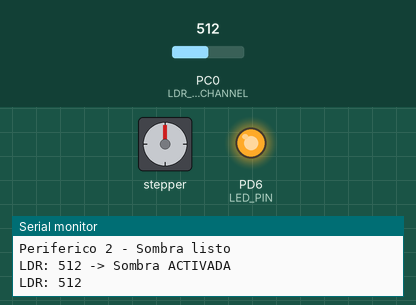
Bench run of a program on a simulated ATmega328P, built with avr-gcc and emulated at 16 MHz. Shown: stepper motor, output pins drawn as LEDs (lit = HIGH), the last lines printed to the serial monitor. Wiring (inferred from the names in the program): stepper motor (2048 steps per turn assumed): coils PD2, PD3, PD4, PD5. Inputs (shaded band) come from the test bench; at power-on: PC0 (LDR_ADC_CHANNEL) = 512. Pins used as bus, display or sensor lines are not drawn.

Above: at 2.8 s.
2.9 s: PC0 (LDR_ADC_CHANNEL) set to 23
7.1 s: PC0 (LDR_ADC_CHANNEL) set to 18
11.3 s: PC0 (LDR_ADC_CHANNEL) set to 47
At 14.7 s:
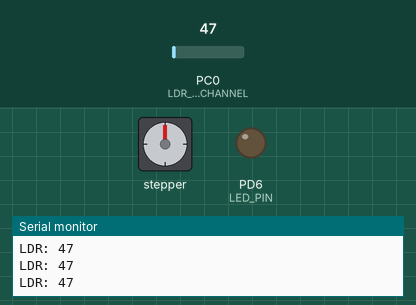
15.5 s: PC0 (LDR_ADC_CHANNEL) set to 56
At 17.4 s:
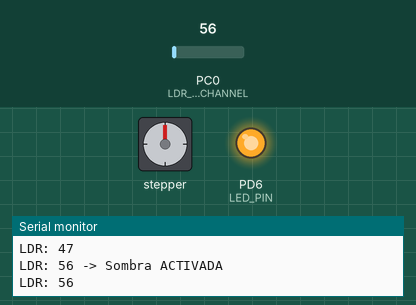
19.7 s: PC0 (LDR_ADC_CHANNEL) set to 10
At 20.4 s:
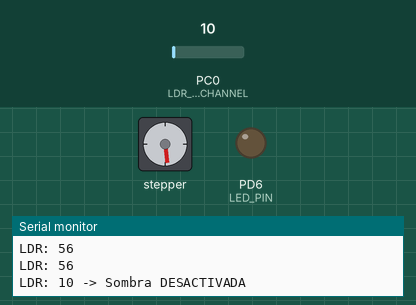
23.9 s: PC0 (LDR_ADC_CHANNEL) set to 60
At 30.6 s:
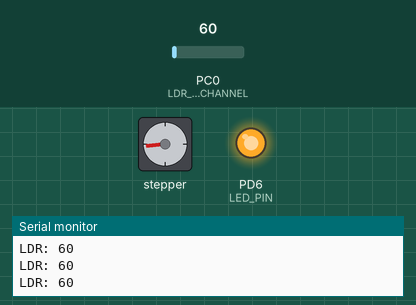
Timing chart, 0 to 31.5 s (numbered marks = the images above; inputs shaded):
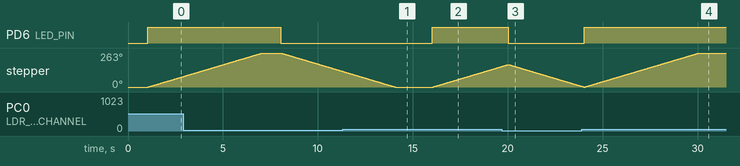

The program:

main.c
```c
/*
 * - Nano Periferico 2 (Clima / Sombra)
 *
 * Proyecto Invernadero - BE3029 Electronica Digital 2
 * Juan Daniel Sandoval 24209 y Fernando Guzman 24734
 *
 * Este nodo mide el nivel de luz con el LDR y controla el stepper que
 * despliega o retrae la malla de sombra. Por defecto decide solo (modo
 * automatico, con la histeresis del LDR de siempre); si el Master le
 * manda un comando de encender o apagar por I2C, pasa a obedecer ese
 * comando en vez de decidir con el sensor (modo manual, controlado
 * desde Adafruit IO). Reporta el nivel de luz y el estado de la sombra
 * al Master cada vez que este lo pide por I2C.
 */

#define F_CPU 16000000UL
#include <avr/io.h>
#include <avr/interrupt.h>
#include "adc.h"
#include "ldr_sensor.h"
#include "stepper.h"
#include "led.h"
#include "uart.h"
#include "timer.h"
#include "twi_slave.h"

#define INTERVALO_LECTURA_MS 1000UL

// Direccion I2C de este nodo, la que quedo asignada en el documento de
// pineado para el periferico de clima.
#define DIRECCION_I2C_PROPIA 0x09

// Comandos que puede mandar el Master por I2C. AUTO le devuelve el
// control al sensor local; ENCENDER/APAGAR son ordenes directas que
// solo se obedecen mientras dure el modo manual.
#define CMD_ACTUADOR_APAGAR 0x00
#define CMD_ACTUADOR_ENCENDER 0x01
#define CMD_ACTUADOR_AUTO 0x02

int main(void)
{
	ADC_init();
	LED_init();
	Stepper_init();
	UART_init();
	Timer_init();
	TWI_slave_init(DIRECCION_I2C_PROPIA);
	sei();
	UART_print("Periferico 2 - Sombra listo\r\n");

	uint8_t sombra_activa = 0;
	uint32_t ultima_lectura = millis();

	// Arranca en automatico (modo_manual = 0) hasta que llegue una
	// orden del Master que diga lo contrario.
	uint8_t modo_manual = 0;
	while (1)
	{
		uint32_t ahora = millis();

		// Se revisa en cada vuelta del loop (no solo cuando toca leer
		// el sensor) para que un cambio de modo o una orden manual se
		// apliquen al toque.
		if (TWI_slave_hay_comando())
		{
			uint8_t comando = TWI_slave_leer_comando();
			if (comando == CMD_ACTUADOR_AUTO)
			{
				// Si se venia de manual, se retrae la sombra antes de
				// devolver el control al sensor, para no dejarla
				// desplegada arrastrando un estado viejo.
				if (modo_manual)
				{
					Stepper_set_objetivo(0);
					LED_off();
					sombra_activa = 0;
					UART_print("Modo AUTOMATICO\r\n");
				}
				modo_manual = 0;
			}
			else if (comando == CMD_ACTUADOR_ENCENDER || comando == CMD_ACTUADOR_APAGAR)
			{
				modo_manual = 1;
				sombra_activa = (comando == CMD_ACTUADOR_ENCENDER);
				if (sombra_activa)
				{
					Stepper_set_objetivo(STEPPER_PASOS_SOMBRA);
					LED_on();
					UART_print("Modo MANUAL - Sombra ACTIVADA\r\n");
				}
				else
				{
					Stepper_set_objetivo(0);
					LED_off();
					sombra_activa = 0;
					UART_print("Modo MANUAL - Sombra DESACTIVADA\r\n");
				}
			}
		}
		if ((ahora - ultima_lectura) >= INTERVALO_LECTURA_MS)
		{
			ultima_lectura = ahora;
			uint16_t valor = LDR_read_raw();
			UART_print("LDR: ");
			UART_print_int((int16_t)valor);

			// La logica automatica de siempre (histeresis del LDR),
			// pero solo corre si no estamos en modo manual.
			if (!modo_manual)
			{
				uint8_t necesita_sombra = LDR_necesita_sombra(valor, sombra_activa);
				if (necesita_sombra && !sombra_activa)
				{
					Stepper_set_objetivo(STEPPER_PASOS_SOMBRA);
					LED_on();
					sombra_activa = 1;
					UART_print(" -> Sombra ACTIVADA\r\n");
				}
				else if (!necesita_sombra && sombra_activa)
				{
					Stepper_set_objetivo(0);
					LED_off();
					sombra_activa = 0;
					UART_print(" -> Sombra DESACTIVADA\r\n");
				}
				else
				{
					UART_print("\r\n");
				}
			}
			else
			{
				UART_print("\r\n");
			}

			// El paquete que lee el Master: nivel de luz crudo (partido
			// en 2 bytes porque el ADC llega hasta 1023 y no cabe en
			// uno solo), y el estado real de la sombra.
			uint8_t paquete[3];
			paquete[0] = (uint8_t)(valor >> 8);
			paquete[1] = (uint8_t)(valor & 0xFF);
			paquete[2] = sombra_activa;
			TWI_slave_set_buffer(paquete, 3);
		}
		Stepper_update(ahora);
	}
	return 0;
}
```

Adc.c
```c
/*
 * Adc.c
 *
 * Created: 1/08/2026 01:59:52
*  Proyecto Invernadero - BE3029 Electronica Digital 2
* Juan Daniel Sandoval 24209 y Fernando Guzman 24734
 */
#include "adc.h"

void ADC_init(void)
{
	// AVCC (5V) como referencia.
	ADMUX = (1 << REFS0);

	// Prescaler 128 -> reloj del ADC en 125kHz, dentro del rango recomendado.
	ADCSRA = (1 << ADEN) | (1 << ADPS2) | (1 << ADPS1) | (1 << ADPS0);
}

uint16_t ADC_read(uint8_t canal)
{
	ADMUX = (ADMUX & 0xF0) | (canal & 0x0F);
	ADCSRA |= (1 << ADSC);
	while (ADCSRA & (1 << ADSC));
	return ADC;
}
```

Adc.h
```c
/*
 * Adc.h
 *
 * Created: 1/08/2026 01:59:19
*  Proyecto Invernadero - BE3029 Electronica Digital 2
* Juan Daniel Sandoval 24209 y Fernando Guzman 24734
 */

#ifndef ADC_H
#define ADC_H

#include <avr/io.h>
#include <stdint.h>

void ADC_init(void);
uint16_t ADC_read(uint8_t canal);

#endif
```

Ldr_sensor.c
```c
/*
 * Ldr_sensor.c
 *
 * Created: 1/08/2026 01:56:18
*  Proyecto Invernadero - BE3029 Electronica Digital 2
* Juan Daniel Sandoval 24209 y Fernando Guzman 24734
 */

#include "ldr_sensor.h"
#include "adc.h"

uint16_t LDR_read_raw(void)
{
	return ADC_read(LDR_ADC_CHANNEL);
}

uint8_t LDR_necesita_sombra(uint16_t valor_actual, uint8_t sombra_actual_activa)
{
	// Histeresis con 2 umbrales: si la sombra esta apagada, hace falta
	// subir hasta el umbral de activar (mucha luz) para prenderla; si ya
	// esta prendida, tiene que bajar hasta el umbral de desactivar (poca
	// luz) para que se retraiga. El rango entre ambos evita que el motor
	// este yendo y viniendo cuando la lectura anda justo en el limite.
	if (!sombra_actual_activa)
	{
		return (valor_actual > LDR_UMBRAL_ACTIVAR) ? 1 : 0;
	}
	else
	{
		return (valor_actual > LDR_UMBRAL_DESACTIVAR) ? 1 : 0;
	}

}
```

Ldr_sensor.h
```c
/*
 * Ldr_sensor.h
 *
 * Created: 1/08/2026 01:54:16
 *  Proyecto Invernadero - BE3029 Electronica Digital 2
 * Juan Daniel Sandoval 24209 y Fernando Guzman 24734
 */

#ifndef LDR_SENSOR_H
#define LDR_SENSOR_H

#include <stdint.h>

#define LDR_ADC_CHANNEL 0

// =====================================================================
// CALIBRACION DEL LDR
// =====================================================================
// Cableado: LDR entre 5V y el nodo A0, resistencia de 10k entre A0 y GND.
// Con esa configuracion, mientras mas luz le pega al LDR, su resistencia
// baja, cae menos voltaje sobre el LDR, y el nodo A0 queda mas cerca de
// 5V -> el numero que lee el ADC SUBE con mas luz y BAJA con poca luz.
//
// Comportamiento que queremos: mucha luz activa la sombra, poca luz la
// retrae. Por eso aqui se compara con ">" y no con "<".
//
// Para calibrar:se debe tapar el LDR con la mano y anotar el numero que sale por
// UART (eso es "poca luz"), luego destapar bajo luz normal de cuarto y
// anota ese otro numero ("mucha luz"). Poner el umbral de activar un poco
// abajo del numero de "mucha luz", y el de desactivar un poco abajo de
// ese, dejando un rango entre los 2 (no pegados) para que no este
// prendiendo y apagando el motor en cada lectura.
#define LDR_UMBRAL_ACTIVAR    50   // por ARRIBA de este valor se activa sombra
#define LDR_UMBRAL_DESACTIVAR 20   // por DEBAJO de este valor se retrae sombra
// =====================================================================

uint16_t LDR_read_raw(void);
uint8_t LDR_necesita_sombra(uint16_t valor_actual, uint8_t sombra_actual_activa);

#endif
```

Led.c
```c
/*
 * Led.c
 *
 * Created: 1/08/2026 01:58:47
 *  Proyecto Invernadero - BE3029 Electronica Digital 2
 * Juan Daniel Sandoval 24209 y Fernando Guzman 247347
 */
#include "led.h"

void LED_init(void)
{
	LED_DDR |= (1 << LED_PIN);
	LED_PORT &= ~(1 << LED_PIN);
}

void LED_on(void)
{
	LED_PORT |= (1 << LED_PIN);
}

void LED_off(void)
{
	LED_PORT &= ~(1 << LED_PIN);
}
```

Led.h
```c
/*
 * Led.h
 *
 * Created: 1/08/2026 01:58:26
*  Proyecto Invernadero - BE3029 Electronica Digital 2
* Juan Daniel Sandoval 24209 y Fernando Guzman 24734
 */


#ifndef LED_H
#define LED_H

#include <avr/io.h>

// LED indicador de sombra activa: D6 = PD6.
#define LED_DDR  DDRD
#define LED_PORT PORTD
#define LED_PIN  PD6

void LED_init(void);
void LED_on(void);
void LED_off(void);

#endif
```

Stepper.c
```c
/*
 * Stepper.c
 *
 * Created: 1/08/2026 01:57:47
*  Proyecto Invernadero - BE3029 Electronica Digital 2
* Juan Daniel Sandoval 24209 y Fernando Guzman 24734
 */
#include "stepper.h"

// Secuencia de medio paso (half-step) para el 28BYJ-48 via ULN2003.
// Cada fila son los 4 pines IN1, IN2, IN3, IN4 en ese orden. Usar medio
// paso da mas torque y un giro mas suave que la secuencia de paso completo.
static const uint8_t secuencia[8][4] = {
	{1, 0, 0, 0},
	{1, 1, 0, 0},
	{0, 1, 0, 0},
	{0, 1, 1, 0},
	{0, 0, 1, 0},
	{0, 0, 1, 1},
	{0, 0, 0, 1},
	{1, 0, 0, 1}
};

static int8_t indice_secuencia = 0;
static int32_t posicion_actual = 0;
static int32_t posicion_objetivo = 0;
static uint32_t ultimo_paso_ms = 0;

static void aplicar_paso(uint8_t idx)
{
	if (secuencia[idx][0]) STEPPER_PORT |= (1 << STEPPER_IN1); else STEPPER_PORT &= ~(1 << STEPPER_IN1);
	if (secuencia[idx][1]) STEPPER_PORT |= (1 << STEPPER_IN2); else STEPPER_PORT &= ~(1 << STEPPER_IN2);
	if (secuencia[idx][2]) STEPPER_PORT |= (1 << STEPPER_IN3); else STEPPER_PORT &= ~(1 << STEPPER_IN3);
	if (secuencia[idx][3]) STEPPER_PORT |= (1 << STEPPER_IN4); else STEPPER_PORT &= ~(1 << STEPPER_IN4);
}

static void apagar_bobinas(void)
{
	// Con el motor detenido no hace falta mantener ninguna bobina energizada;
	// apagarlas evita que el driver y el motor se calienten sin necesidad.
	STEPPER_PORT &= ~((1 << STEPPER_IN1) | (1 << STEPPER_IN2) | (1 << STEPPER_IN3) | (1 << STEPPER_IN4));
}

void Stepper_init(void)
{
	STEPPER_DDR |= (1 << STEPPER_IN1) | (1 << STEPPER_IN2) | (1 << STEPPER_IN3) | (1 << STEPPER_IN4);
	apagar_bobinas();
}

void Stepper_set_objetivo(int32_t objetivo_pasos)
{
	posicion_objetivo = objetivo_pasos;
}

void Stepper_update(uint32_t ahora_ms)
{
	// Ya se llego a donde se necesitaba, no hay nada que mover.
	if (posicion_actual == posicion_objetivo)
	{
		return;
	}

	// Todavia no toca dar el siguiente paso.
	if ((ahora_ms - ultimo_paso_ms) < STEPPER_INTERVALO_MS)
	{
		return;
	}

	ultimo_paso_ms = ahora_ms;

	if (posicion_actual < posicion_objetivo)
	{
		// Hay que desplegar sombra: se avanza en la secuencia.
		indice_secuencia++;
		if (indice_secuencia > 7) indice_secuencia = 0;
		posicion_actual++;
	}
	else
	{
		// Hay que regresar a reposo: se retrocede en la secuencia.
		indice_secuencia--;
		if (indice_secuencia < 0) indice_secuencia = 7;
		posicion_actual--;
	}

	aplicar_paso((uint8_t)indice_secuencia);

	// Si con este paso ya se llego al objetivo, se apagan las bobinas.
	if (posicion_actual == posicion_objetivo)
	{
		apagar_bobinas();
	}
}

uint8_t Stepper_esta_en_movimiento(void)
{
	return (posicion_actual != posicion_objetivo);
}

int32_t Stepper_posicion_actual(void)
{
	return posicion_actual;
}
```

Stepper.h
```c
/*
 * Stepper.h
 *
 * Created: 1/08/2026 01:56:52
*  Proyecto Invernadero - BE3029 Electronica Digital 2
* Juan Daniel Sandoval 24209 y Fernando Guzman 24734
 */


#ifndef STEPPER_H
#define STEPPER_H

#include <avr/io.h>
#include <stdint.h>

// Pines hacia el ULN2003 (IN1-IN4): D2, D3, D4, D5.
#define STEPPER_DDR   DDRD
#define STEPPER_PORT  PORTD
#define STEPPER_IN1   PD2
#define STEPPER_IN2   PD3
#define STEPPER_IN3   PD4
#define STEPPER_IN4   PD5

// =====================================================================
// CALIBRACION DEL STEPPER -
// =====================================================================
// PASOS_SOMBRA: cuantos pasos tiene que girar el motor para que la
// cortina/malla quede completamente desplegada. Empieza con un numero
// chico (por ejemplo 200) y ve subiendolo hasta que el recorrido cubra
// justo lo que necesitas en tu maqueta. Si se pasa de largo o no llega,
// solo cambia este numero, no hay que tocar el resto del codigo.
#define STEPPER_PASOS_SOMBRA 3000

// STEPPER_INTERVALO_MS: cuanto se espera entre un paso y el siguiente.
// Con numeros mas chicos gira mas rapido (pero si baja demasiado, el
// motor pierde pasos o se traba); con numeros mas grandes gira mas lento
// pero mas firme. 2-4ms suele ser un buen punto de partida para el 28BYJ-48.
#define STEPPER_INTERVALO_MS 2
// =====================================================================

void Stepper_init(void);

// Define hacia donde tiene que girar para desplegar sombra (target > 0)
// o para regresar a reposo (target = 0). El movimiento real ocurre
// solo, poco a poco, cada vez que se llama Stepper_update().
void Stepper_set_objetivo(int32_t objetivo_pasos);

// Hay que llamar esta funcion en cada vuelta del loop principal.
// Se encarga de dar UN paso cuando ya toca (segun STEPPER_INTERVALO_MS),
// sin bloquear el resto del programa mientras tanto.
void Stepper_update(uint32_t ahora_ms);

uint8_t Stepper_esta_en_movimiento(void);
int32_t Stepper_posicion_actual(void);

#endif
```

Timer.c
```c
/*
 * Timer.c
 *
 * Created: 1/08/2026 02:00:45
*  Proyecto Invernadero - BE3029 Electronica Digital 2
* Juan Daniel Sandoval 24209 y Fernando Guzman 24734
 */
#include "timer.h"
#include <avr/interrupt.h>

static volatile uint32_t ms_counter = 0;

void Timer_init(void)
{
	TCCR0A = (1 << WGM01);
	TCCR0B = (1 << CS01) | (1 << CS00); // prescaler 64
	OCR0A = 249;                        // 250 cuentas de 4us = 1ms
	TIMSK0 = (1 << OCIE0A);
}

ISR(TIMER0_COMPA_vect)
{
	ms_counter++;
}

uint32_t millis(void)
{
	uint32_t valor;
	cli();
	valor = ms_counter;
	sei();
	return valor;
}
```

Timer.h
```c
/*
 * Timer.h
 *
 * Created: 1/08/2026 02:00:16
*  Proyecto Invernadero - BE3029 Electronica Digital 2
* Juan Daniel Sandoval 24209 y Fernando Guzman 24734
 */

#ifndef TIMER_H
#define TIMER_H

#include <avr/io.h>
#include <stdint.h>

void Timer_init(void);
uint32_t millis(void);

#endif
```

Uart.c
```c
/*
 * Uart.c
 *
 * Created: 1/08/2026 02:01:42
 *  Proyecto Invernadero - BE3029 Electronica Digital 2
 * Juan Daniel Sandoval 24209 y Fernando Guzman 24734
 */
#include "uart.h"
#define F_CPU 16000000UL
void UART_init(void)
{
	uint16_t ubrr = (uint16_t)((F_CPU / (16UL * UART_BAUD)) - 1);
	UBRR0H = (uint8_t)(ubrr >> 8);
	UBRR0L = (uint8_t)ubrr;
	UCSR0B = (1 << TXEN0);
	UCSR0C = (1 << UCSZ01) | (1 << UCSZ00);
}

void UART_transmit(char data)
{
	while (!(UCSR0A & (1 << UDRE0)));
	UDR0 = data;
}

void UART_print(const char *str)
{
	while (*str)
	{
		UART_transmit(*str++);
	}
}

void UART_print_int(int16_t num)
{
	char buffer[7];
	uint8_t i = 0;
	uint8_t negativo = 0;

	if (num < 0)
	{
		negativo = 1;
		num = -num;
	}

	if (num == 0)
	{
		UART_transmit('0');
		return;
	}

	while (num > 0)
	{
		buffer[i++] = (num % 10) + '0';
		num /= 10;
	}

	if (negativo)
	{
		UART_transmit('-');
	}

	while (i > 0)
	{
		UART_transmit(buffer[--i]);
	}
}
```

Uart.h
```c
/*
 * Uart.h
 *
 * Created: 1/08/2026 02:01:11
*  Proyecto Invernadero - BE3029 Electronica Digital 2
* Juan Daniel Sandoval 24209 y Fernando Guzman 24734
 */


#ifndef UART_H
#define UART_H

#include <avr/io.h>
#include <stdint.h>

#define UART_BAUD 9600UL

void UART_init(void);
void UART_transmit(char data);
void UART_print(const char *str);
void UART_print_int(int16_t num);

#endif
```

twi_slave.c
```c
/*  Proyecto Invernadero - BE3029 Electronica Digital 2
* Juan Daniel Sandoval 24209 y Fernando Guzman 24734
*/
#include "twi_slave.h"
#include <avr/interrupt.h>
static volatile uint8_t buffer[TWI_SLAVE_MAX_BUFFER];
static volatile uint8_t buffer_longitud = 0;
static volatile uint8_t indice = 0;

// Ultimo comando que el Master nos escribio, y bandera de si ya se
// leyo o todavia esta pendiente.
static volatile uint8_t comando_recibido = 0;
static volatile uint8_t hay_comando_nuevo = 0;

void TWI_slave_init(uint8_t direccion_7bits)
{
	TWAR = (direccion_7bits << 1);
	TWCR = (1 << TWEN) | (1 << TWEA) | (1 << TWIE);
}
void TWI_slave_set_buffer(const uint8_t *datos, uint8_t longitud)
{
	if (longitud > TWI_SLAVE_MAX_BUFFER)
	{
		longitud = TWI_SLAVE_MAX_BUFFER;
	}
	cli();
	for (uint8_t i = 0; i < longitud; i++)
	{
		buffer[i] = datos[i];
	}
	buffer_longitud = longitud;
	indice = 0;
	sei();
}

uint8_t TWI_slave_hay_comando(void)
{
	return hay_comando_nuevo;
}

uint8_t TWI_slave_leer_comando(void)
{
	hay_comando_nuevo = 0;
	return comando_recibido;
}

ISR(TWI_vect)
{
	uint8_t estado = TWSR & 0xF8;
	switch (estado)
	{
		case 0xA8:
		case 0xB8:
		if (indice < buffer_longitud)
		{
			TWDR = buffer[indice++];
			TWCR = (1 << TWEN) | (1 << TWIE) | (1 << TWINT) | (1 << TWEA);
		}
		else
		{
			TWDR = 0xFF;
			TWCR = (1 << TWEN) | (1 << TWIE) | (1 << TWINT);
		}
		break;
		case 0xC0:
		case 0xC8:
		indice = 0;
		TWCR = (1 << TWEN) | (1 << TWIE) | (1 << TWINT) | (1 << TWEA);
		break;

		// Nos estan escribiendo un byte (el Master nos manda un
		// comando, en vez de venir a leer datos).
		case 0x80:
		case 0x88:
		comando_recibido = TWDR;
		hay_comando_nuevo = 1;
		TWCR = (1 << TWEN) | (1 << TWIE) | (1 << TWINT) | (1 << TWEA);
		break;

		default:
		indice = 0;
		TWCR = (1 << TWEN) | (1 << TWIE) | (1 << TWINT) | (1 << TWEA);
		break;
	}
}
```

twi_slave.h
```c
/*  Proyecto Invernadero - BE3029 Electronica Digital 2
 Juan Daniel Sandoval 24209 y Fernando Guzman 24734
*/
#ifndef TWI_SLAVE_H
#define TWI_SLAVE_H
#include <avr/io.h>
#include <stdint.h>
#define TWI_SLAVE_MAX_BUFFER 4

void TWI_slave_init(uint8_t direccion_7bits);
void TWI_slave_set_buffer(const uint8_t *datos, uint8_t longitud);

// Comandos que llegan del Master (cuando el es el que escribe hacia
// este esclavo, en vez de venir a leer). TWI_slave_hay_comando() avisa
// si llego uno nuevo desde la ultima vez que se pregunto, y
// TWI_slave_leer_comando() lo entrega y baja la bandera.
uint8_t TWI_slave_hay_comando(void);
uint8_t TWI_slave_leer_comando(void);

#endif
```

Measured:
- the behaviour switches between 50 and 51 on PC0 (LDR_ADC_CHANNEL) (found by bisection; images 1 and 2)
- after the input at 7.1 s, PD6 (LED_PIN): HIGH → LOW after 0.93 s; stepper: keeps turning counter-clockwise at about 44°/s, starting after 0.97 s
- after the input at 15.5 s, PD6 (LED_PIN): LOW → HIGH after 0.53 s; stepper: keeps turning clockwise at about 44°/s, starting after 0.58 s
- after the input at 19.7 s, PD6 (LED_PIN): HIGH → LOW after 0.33 s
- after the input at 23.9 s, PD6 (LED_PIN): LOW → HIGH after 0.13 s
